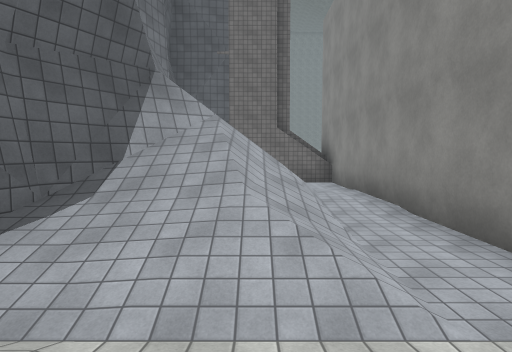
View 1 (above)

13 first-person views from a walk through a scene from a Unity 3-D project. The camera is 1.2 m above the floor, tilts 4° down and sees 75° across. The floor is counted in squares, 2 m on a side. Each view is taken from the middle of a square. On the plan, view 1 faces up. The plan holds only what a view shows up to about 10 squares ahead; the rest is blank. The place goes on beyond the plan. The player is left out. Some animated figures are left out. Surface patterns are stand-ins for the level's own textures.

View 2
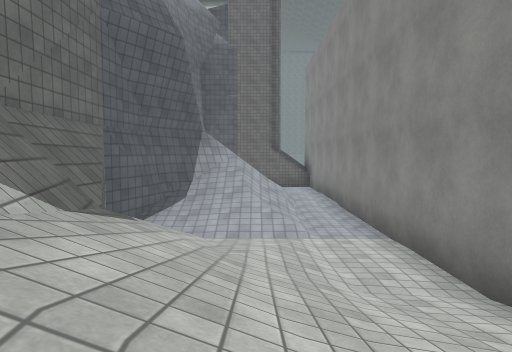

View 3
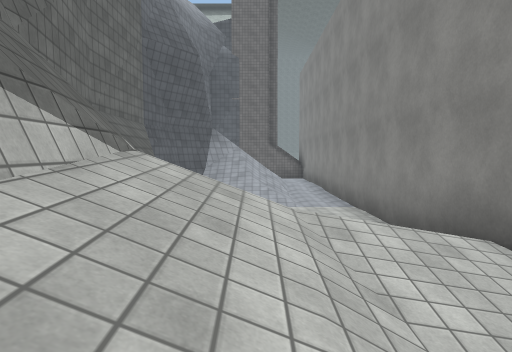

View 4
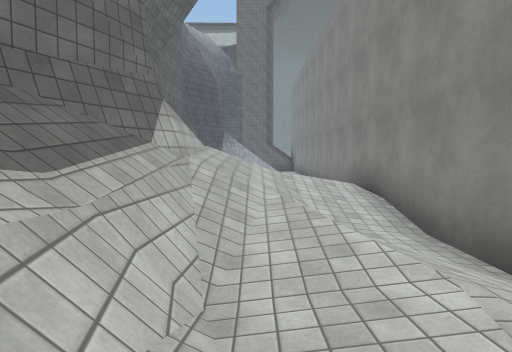

View 5
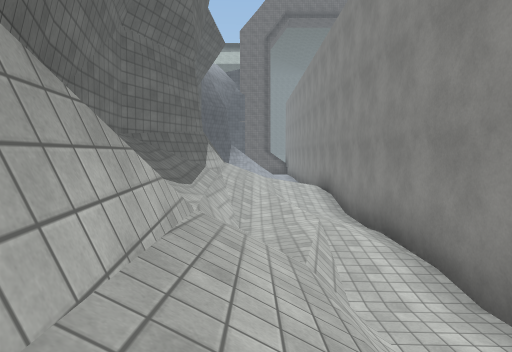

View 6
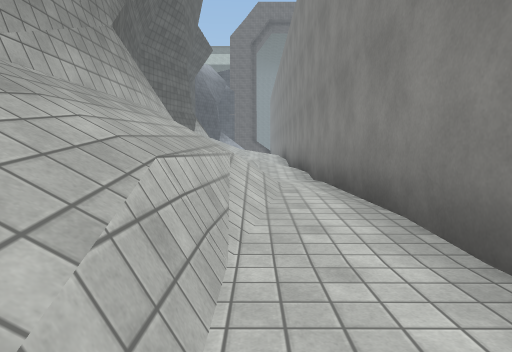

View 7
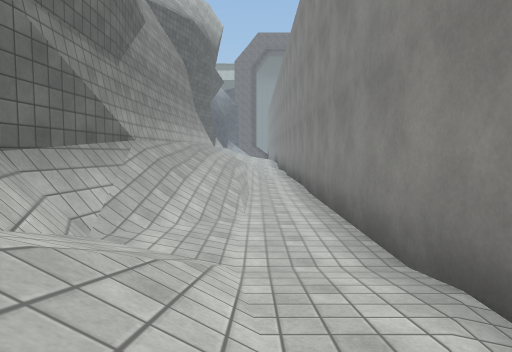

View 8
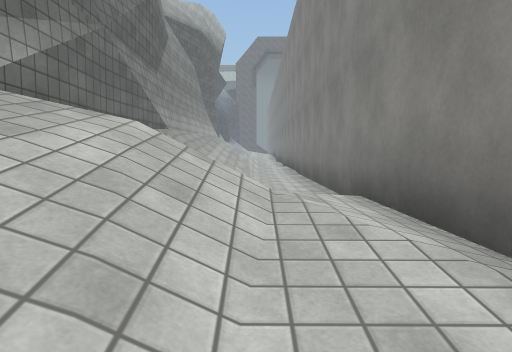

View 9
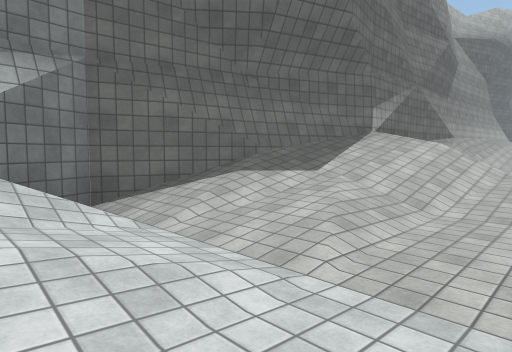

View 10
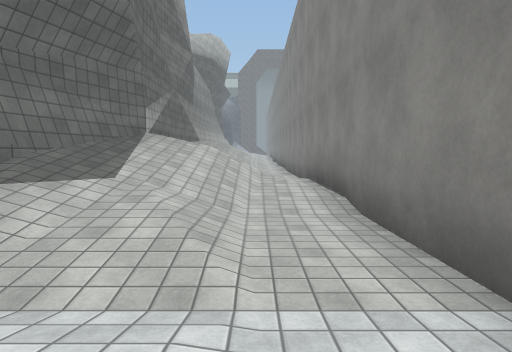

View 11
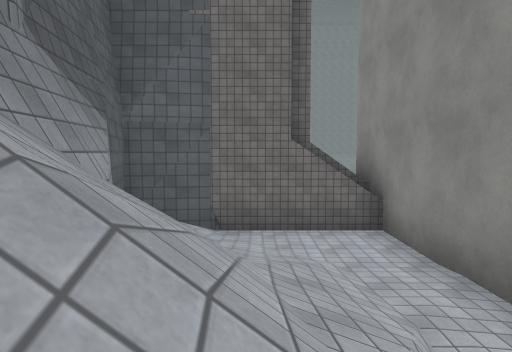

View 12
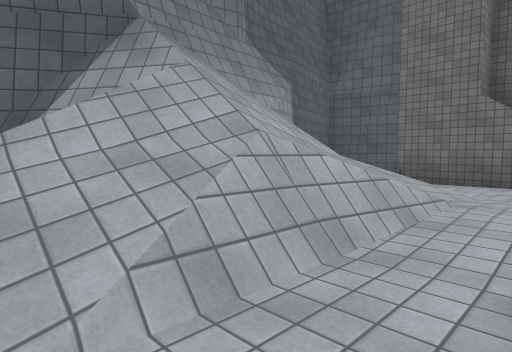

View 13
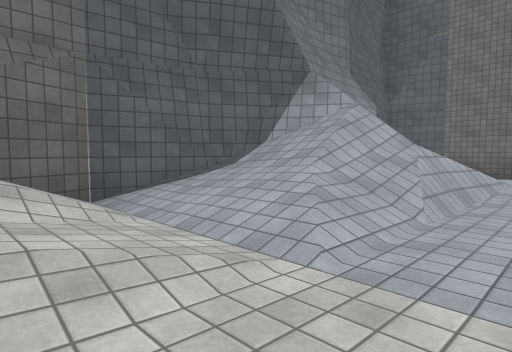

### Floor plan
Key: @ floor where view 1 was taken; # wall or solid block; . floor; / step, stairs or slope; = window, fence, low wall or low ledge; v drop or lower ground.
Columns run from 3 left of view 1 to 3 right of it. Each row starts with its distance up from view 1.
 10  ######
  9  #//..#
  8  # //.#
  7  #///.#
  6  #///.#
  5  #//v.#
  4  #///.#
  3 ##///.#
  2 #////.#
  1 #///..#
  0 ##/@/.#
 -1  #////#
 -2  #////#
 -3  #////#
 -4  ##///#
 -5  ##///#
 -6  ##//.#
 -7 ##////#
 -8 #/////#
 -9 #/////#
-10 ##////#
-11  #///.#
-12  #///.#
-13  ##//.#
-14   #//.#
-15   #//.#
-16   #//.#
-17   #/..#
-18   #//.#
-19   #/..#
-20   #/..#
-21   #/..#
-22   #///#
-23  ##=//#
-24  #////#
-25  #////#
-26  #///.#
-27 ##//..#
-28 #////.#
-29 #////.
-30 ##///.

Where each view was taken, in squares from view 1:
view 1: 0 up, 0 right, facing up
view 2: 4 down, 0 right, facing up
view 3: 6 down, 0 right, facing up
view 4: 10 down, 0 right, facing up
view 5: 14 down, 0 right, facing up
view 6: 18 down, 1 right, facing up
view 7: 24 down, 1 right, facing up
view 8: 26 down, 1 right, facing up
view 9: 30 down, 2 right, facing up-left
view 10: 30 down, 1 right, facing up
view 11: 4 up, 0 right, facing up
view 12: 3 up, 2 right, facing up-left
view 13: 0 up, 2 right, facing up-left
